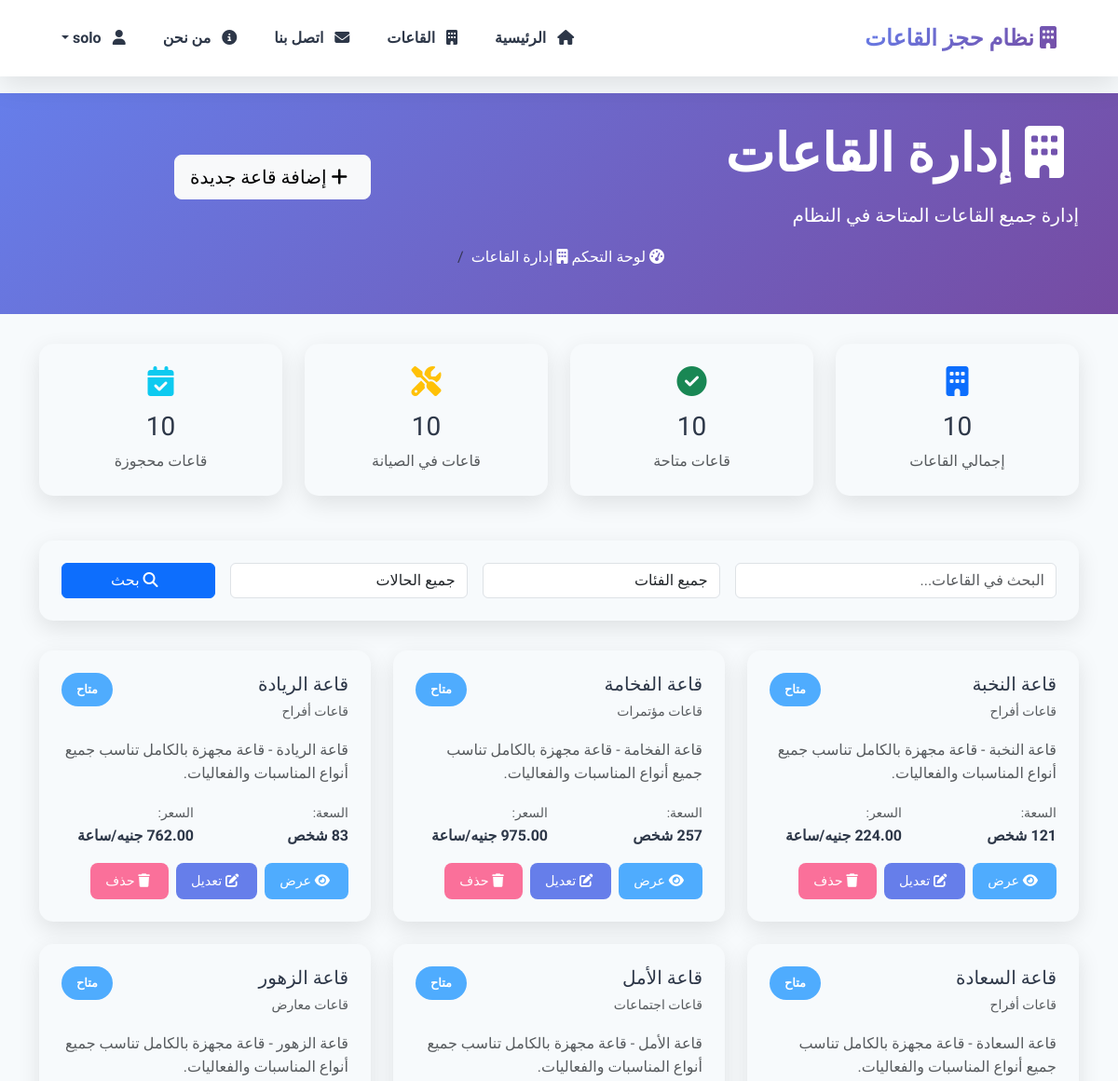
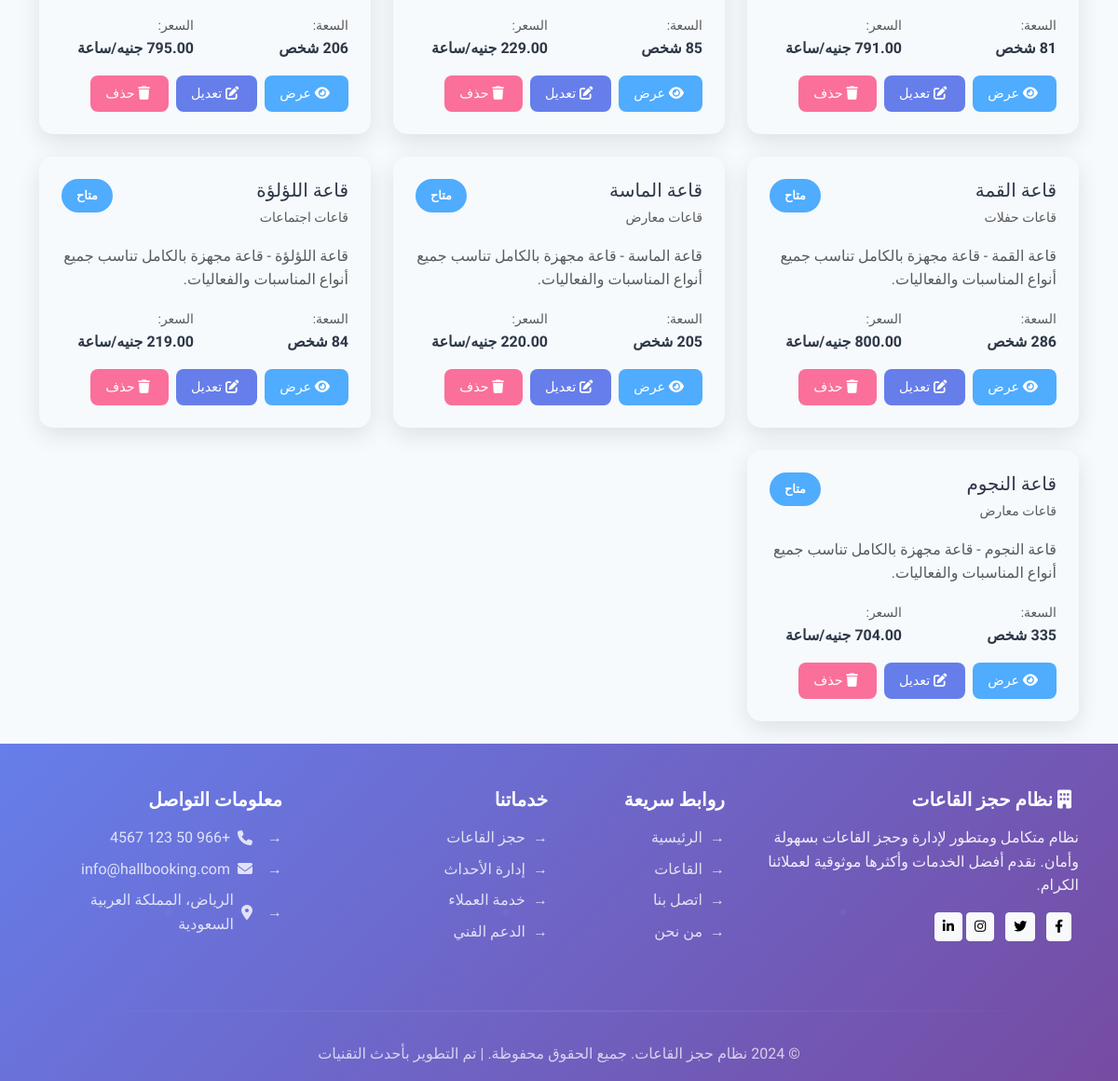
The page /dashboard/halls/ (signed in) on the database as committed earlier (2 pictures, top to bottom).
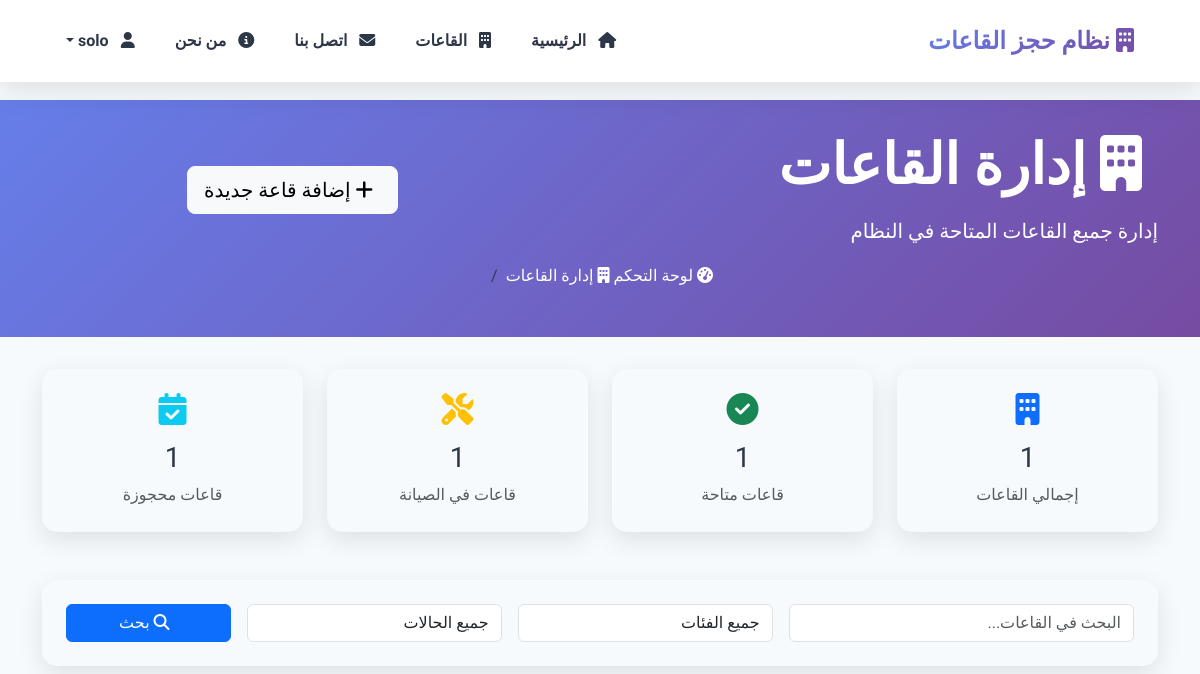
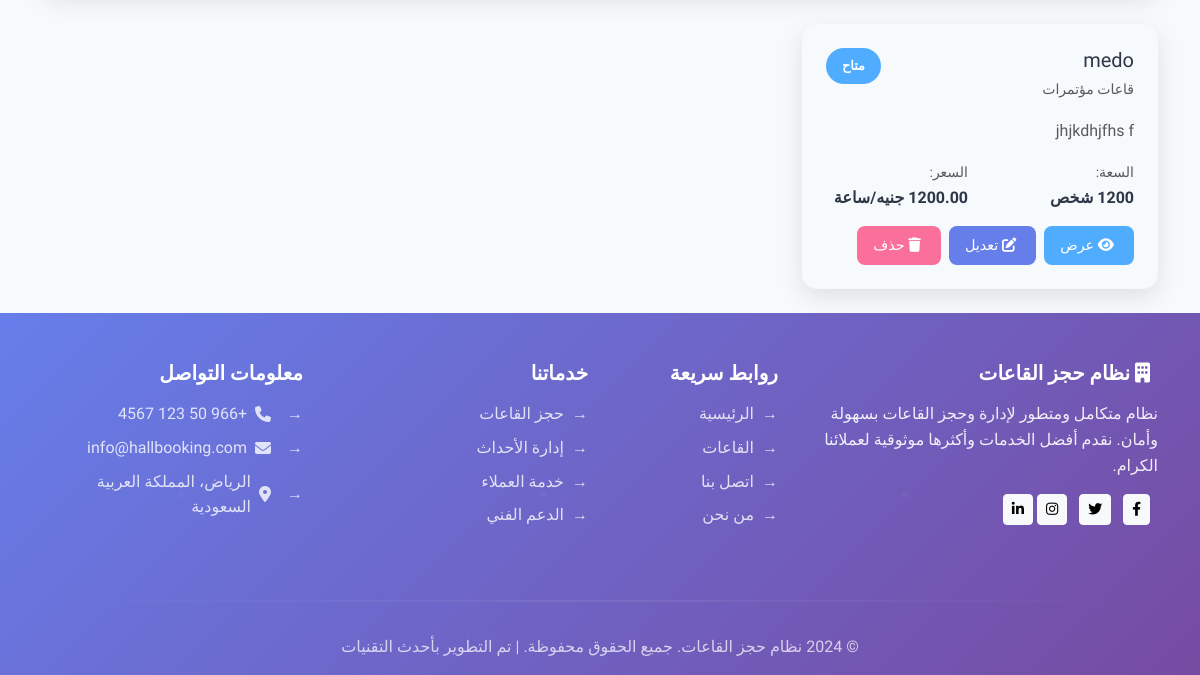
The same page on the database as committed later (2 pictures, top to bottom).
### hall_booking/models.py (models this page shows, shortened)
class Hall(models.Model):
    STATUS_CHOICES = [
        ('available', 'متاح'),
        ('maintenance', 'صيانة'),
        ('booked', 'محجوز'),
    ]
    name = models.CharField(max_length=200, verbose_name="اسم القاعة")
    category = models.ForeignKey(Category, on_delete=models.CASCADE, verbose_name="الفئة")
    description = models.TextField(verbose_name="الوصف")
    capacity = models.PositiveIntegerField(verbose_name="السعة")
    price_per_hour = models.DecimalField(max_digits=10, decimal_places=2, verbose_name="السعر للساعة")
    image = models.ImageField(upload_to='halls/', verbose_name="الصورة")
    status = models.CharField(max_length=20, choices=STATUS_CHOICES, default='available', verbose_name="الحالة")
    features = models.JSONField(default=list, verbose_name="المميزات")
    created_at = models.DateTimeField(auto_now_add=True, verbose_name="تاريخ الإنشاء")
    updated_at = models.DateTimeField(auto_now=True, verbose_name="تاريخ التحديث")
    class Meta:
        verbose_name = "قاعة"
        verbose_name_plural = "القاعات"

class Category(models.Model):
    name = models.CharField(max_length=100, verbose_name="اسم الفئة")
    description = models.TextField(verbose_name="الوصف")
    icon = models.CharField(max_length=50, default="fas fa-building", verbose_name="الأيقونة")
    class Meta:
        verbose_name = "فئة القاعة"
        verbose_name_plural = "فئات القاعات"

### hall_booking/views.py (the view)
# urls.py: path('dashboard/halls/', views.admin_halls_list, name='admin_halls_list'),
@login_required
@user_passes_test(is_admin)
def admin_halls_list(request):
    search_query = request.GET.get('search', '')
    category_filter = request.GET.get('category', '')
    status_filter = request.GET.get('status', '')
    halls = Hall.objects.all()
    if search_query:
        halls = halls.filter(
            Q(name__icontains=search_query) |
            Q(description__icontains=search_query)
        )
    if category_filter:
        halls = halls.filter(category_id=category_filter)
    if status_filter:
        halls = halls.filter(status=status_filter)
    categories = Category.objects.all()
    context = {
        'halls': halls,
        'categories': categories,
        'search_query': search_query,
        'category_filter': category_filter,
        'status_filter': status_filter,
    }
    return render(request, 'hall_booking/admin/halls_list.html', context)

### hall_booking/views.py (called while the page is built)
def is_admin(user):
    return user.is_staff

### hall_booking/templates/hall_booking/admin/halls_list.html (shortened to what the changed rows need)
{% extends 'hall_booking/base.html' %}
{% load static %}
{% block content %}
<div class="admin-header">
    <div class="container">
        <div class="row align-items-center">
            <div class="col-md-8">
                <h1 class="display-4 fw-bold mb-3">
                    <i class="fas fa-building me-3"></i>
                    إدارة القاعات
                </h1>
            </div>
        </div>
    </div>
</div>
<div class="container">
    <div class="row mb-4">
        <div class="col-md-3">
            <div class="stats-card text-center">
                <i class="fas fa-building fa-2x text-primary mb-3"></i>
                <h3>{{ halls.count }}</h3>
                <p class="text-muted mb-0">إجمالي القاعات</p>
            </div>
        </div>
        <div class="col-md-3">
            <div class="stats-card text-center">
                <i class="fas fa-check-circle fa-2x text-success mb-3"></i>
                <h3>{{ halls|length }}</h3>
                <p class="text-muted mb-0">قاعات متاحة</p>
            </div>
        </div>
        <div class="col-md-3">
            <div class="stats-card text-center">
                <i class="fas fa-tools fa-2x text-warning mb-3"></i>
                <h3>{{ halls|length }}</h3>
                <p class="text-muted mb-0">قاعات في الصيانة</p>
            </div>
        </div>
        <div class="col-md-3">
            <div class="stats-card text-center">
                <i class="fas fa-calendar-check fa-2x text-info mb-3"></i>
                <h3>{{ halls|length }}</h3>
                <p class="text-muted mb-0">قاعات محجوزة</p>
            </div>
        </div>
    </div>
    {% if halls %}
    <div class="row">
        {% for hall in halls %}
        <div class="col-lg-6 col-xl-4">
            <div class="hall-card">
                <div class="d-flex justify-content-between align-items-start mb-3">
                    <div>
                        <h5 class="mb-1">{{ hall.name }}</h5>
                        <small class="text-muted">{{ hall.category.name }}</small>
                    </div>
                    <span class="status-badge status-{{ hall.status }}">
                        {% if hall.status == 'available' %}متاح
                        {% elif hall.status == 'maintenance' %}صيانة
                        {% else %}محجوز
                        {% endif %}
                    </span>
                </div>
                <p class="text-muted mb-3">{{ hall.description|truncatechars:100 }}</p>
                <div class="row mb-3">
                    <div class="col-6">
                        <small class="text-muted">السعة:</small>
                        <div class="fw-bold">{{ hall.capacity }} شخص</div>
                    </div>
                    <div class="col-6">
                        <small class="text-muted">السعر:</small>
                        <div class="fw-bold">{{ hall.price_per_hour }} جنيه/ساعة</div>
                    </div>
                </div>
                <div class="action-buttons">
                    <a href="{% url 'hall_booking:hall_detail' hall.id %}" class="btn-action btn-view">
                        <i class="fas fa-eye me-1"></i>
                        عرض
                    </a>
                    <a href="{% url 'hall_booking:admin_hall_edit' hall.id %}" class="btn-action btn-edit">
                        <i class="fas fa-edit me-1"></i>
                        تعديل
                    </a>
                    <a href="{% url 'hall_booking:admin_hall_delete' hall.id %}" class="btn-action btn-delete">
                        <i class="fas fa-trash me-1"></i>
                        حذف
                    </a>
                </div>
            </div>
        </div>
        {% endfor %}
    </div>
    {% endif %}
</div>
{% endblock %}

Rows that differ between the two databases and show on the page:
removed Hall: name "قاعة النخبة", category.name "قاعات أفراح", status "متاح", description "قاعة النخبة - قاعة مجهزة بالكامل تناسب جميع أنواع المناسبات والفعاليات."
removed Hall: name "قاعة الفخامة", category.name "قاعات مؤتمرات", status "متاح", description "قاعة الفخامة - قاعة مجهزة بالكامل تناسب جميع أنواع المناسبات والفعاليات."
removed Hall: name "قاعة الريادة", category.name "قاعات أفراح", status "متاح", description "قاعة الريادة - قاعة مجهزة بالكامل تناسب جميع أنواع المناسبات والفعاليات."
removed Hall: name "قاعة السعادة", category.name "قاعات أفراح", status "متاح", description "قاعة السعادة - قاعة مجهزة بالكامل تناسب جميع أنواع المناسبات والفعاليات."
removed Hall: name "قاعة الأمل", category.name "قاعات اجتماعات", status "متاح", description "قاعة الأمل - قاعة مجهزة بالكامل تناسب جميع أنواع المناسبات والفعاليات."
removed Hall: name "قاعة الزهور", category.name "قاعات معارض", status "متاح", description "قاعة الزهور - قاعة مجهزة بالكامل تناسب جميع أنواع المناسبات والفعاليات."
removed Hall: name "قاعة القمة", category.name "قاعات حفلات", status "متاح", description "قاعة القمة - قاعة مجهزة بالكامل تناسب جميع أنواع المناسبات والفعاليات."
removed Hall: name "قاعة الماسة", category.name "قاعات معارض", status "متاح", description "قاعة الماسة - قاعة مجهزة بالكامل تناسب جميع أنواع المناسبات والفعاليات."
removed Hall: name "قاعة اللؤلؤة", category.name "قاعات اجتماعات", status "متاح", description "قاعة اللؤلؤة - قاعة مجهزة بالكامل تناسب جميع أنواع المناسبات والفعاليات."
removed Hall: name "قاعة النجوم", category.name "قاعات معارض", status "متاح", description "قاعة النجوم - قاعة مجهزة بالكامل تناسب جميع أنواع المناسبات والفعاليات."
added Hall: name "medo", category.name "قاعات مؤتمرات", status "متاح", description "jhjkdhjfhs f"
Other text that changed with them:
{{ halls.count }}: "10" → "1"
{{ halls|length }}: "10" → "1"
